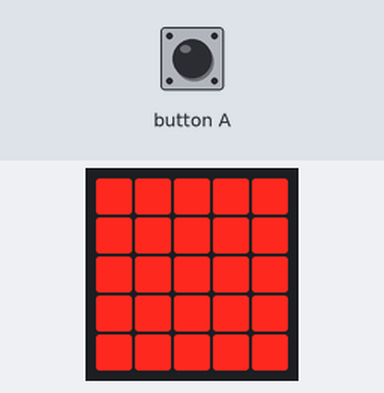
Recording of a program running on a simulated BBC micro:bit (MakeCode). Shown: the board's 5×5 LED display. Inputs (shaded band) come from the test bench.

Above: at 1.2 s.
1.3 s: button A pressed for 0.5 s
3.3 s: button A pressed for 3.2 s
At 4.2 s:
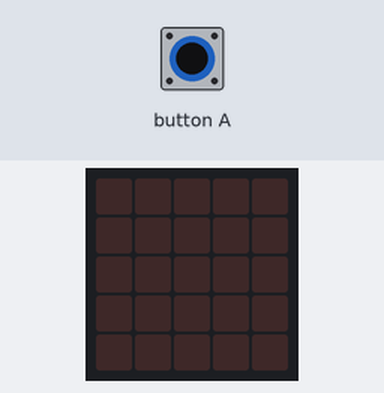
Timing chart, 0 to 6.3 s (numbered marks = the images above; inputs shaded):
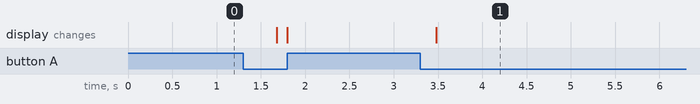

The program:

main.ts
```typescript
basic.forever(function () {
    if (input.buttonIsPressed(Button.A)) {
        basic.clearScreen()
    } else {
        basic.showLeds(`
            # # # # #
            # # # # #
            # # # # #
            # # # # #
            # # # # #
            `)
    }
})
```

test.ts
```typescript
// tests gaan hier; deze zal niet worden gecompileerd wanneer dit pakket wordt gebruikt als extensie.
```

Measured:
- after the input at 3.3 s, the display: changes after 0.18 s (image 1)
